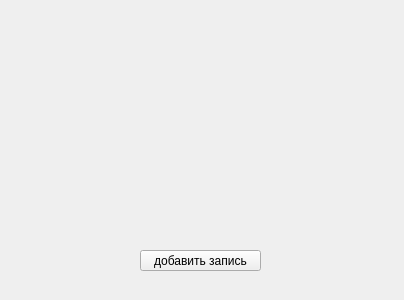
<?xml version="1.0" encoding="UTF-8"?>
<ui version="4.0">
 <class>insertsql</class>
 <widget class="QWidget" name="insertsql">
  <property name="geometry">
   <rect>
    <x>0</x>
    <y>0</y>
    <width>404</width>
    <height>300</height>
   </rect>
  </property>
  <property name="windowTitle">
   <string>Form</string>
  </property>
  <widget class="QPushButton" name="buttonExe">
   <property name="geometry">
    <rect>
     <x>140</x>
     <y>250</y>
     <width>121</width>
     <height>21</height>
    </rect>
   </property>
   <property name="text">
    <string>добавить запись</string>
   </property>
  </widget>
 </widget>
 <resources/>
 <connections/>
</ui>
